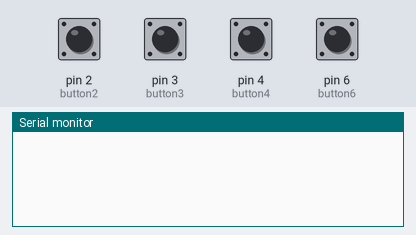
The sketch below on a simulated Arduino Uno, built with avr-gcc and run on an emulated ATmega328P. On the bench: the last lines printed to the serial monitor. The inputs (shaded band) are chosen by the test bench; at power-on: pin 2 (button2), pin 3 (button3), pin 4 (button4), pin 6 (button6) HIGH.

Above: at 1.2 s.
1.3 s: pin 2 (button2) pulled LOW for 0.15 s
At 2.3 s:
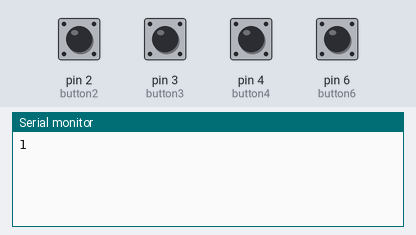
3.1 s: pin 4 (button4) pulled LOW for 0.15 s
At 4.6 s:
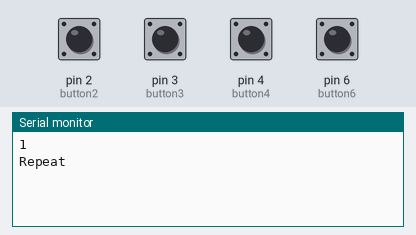
4.9 s: pin 6 (button6) pulled LOW for 0.15 s
At 6.2 s:
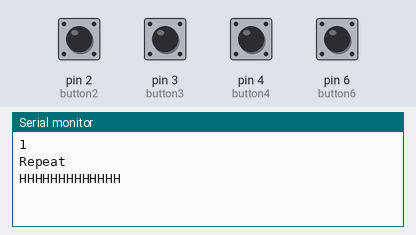
6.7 s: pin 2 (button2) pulled LOW for 1 s
At 7.6 s:
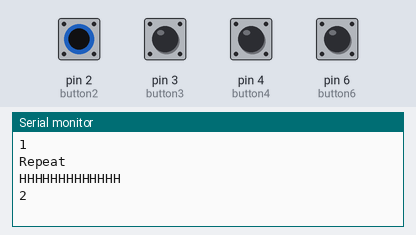

Measured:
- after the input at 1.3 s, the serial monitor: prints a new line after 0.30 s (image 1)
- after the input at 3.1 s, the serial monitor: prints a new line after 0.30 s (image 2)
- after the input at 4.9 s, the serial monitor: prints a new line after 0.30 s (image 3)
- after the input at 6.7 s, the serial monitor: prints a new line after 0.30 s (image 4)

The sketch:

arduinocode.ino
```cpp
const int button2 = 2;  // Button to increase counter
const int button3 = 3;  // Button to print counter & "Next"
const int button4 = 4;  // Button to print "Repeat"
const int button6 = 6;
int counter = 0;          // Stores button counter value (0-4)
bool submitted = false;   // Tracks if counter has been printed

void setup() {
  pinMode(button2, INPUT_PULLUP);
  pinMode(button3, INPUT_PULLUP);
  pinMode(button4, INPUT_PULLUP);
  pinMode(button6, INPUT_PULLUP);

  Serial.begin(9600);
}

void loop() {
  // Button 2: Increase counter (Max 4)
  if (digitalRead(button2) == LOW) {
    delay(300);  // Debounce
    counter++;
    if (counter > 4) {
      Serial.println("4");
    } else {
      Serial.println(counter);
    }
    while (digitalRead(button2) == LOW);  // Wait until button is released
  }

  // Button 3: Print counter
  if (digitalRead(button3) == LOW) {
    delay(300);  // Debounce
    Serial.println(counter);
    while (digitalRead(button3) == LOW);  // Wait until button is released
  }
 if (digitalRead(button6) == LOW) {
    delay(300);  // Debounce
    Serial.println("HHHHHHHHHHHHH");
    while (digitalRead(button6) == LOW);  // Wait until button is released
  }
  // Button 4: Print "Repeat"
  if (digitalRead(button4) == LOW) {
    delay(300);  // Debounce
    Serial.println("Repeat");
    while (digitalRead(button4) == LOW);  // Wait until button is released
  }

}
```
